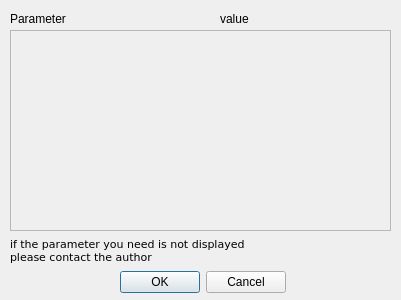
<?xml version="1.0" encoding="UTF-8"?>
<ui version="4.0">
 <class>Form_param</class>
 <widget class="QWidget" name="Form_param">
  <property name="geometry">
   <rect>
    <x>0</x>
    <y>0</y>
    <width>401</width>
    <height>300</height>
   </rect>
  </property>
  <property name="windowTitle">
   <string>Parameters</string>
  </property>
  <widget class="QScrollArea" name="scrollArea">
   <property name="geometry">
    <rect>
     <x>10</x>
     <y>30</y>
     <width>381</width>
     <height>201</height>
    </rect>
   </property>
   <property name="widgetResizable">
    <bool>true</bool>
   </property>
   <widget class="QWidget" name="scrollAreaWidgetContents">
    <property name="geometry">
     <rect>
      <x>0</x>
      <y>0</y>
      <width>379</width>
      <height>199</height>
     </rect>
    </property>
   </widget>
  </widget>
  <widget class="QLabel" name="label">
   <property name="geometry">
    <rect>
     <x>10</x>
     <y>10</y>
     <width>81</width>
     <height>17</height>
    </rect>
   </property>
   <property name="text">
    <string>Parameter</string>
   </property>
  </widget>
  <widget class="QLabel" name="label_2">
   <property name="geometry">
    <rect>
     <x>220</x>
     <y>10</y>
     <width>64</width>
     <height>17</height>
    </rect>
   </property>
   <property name="text">
    <string>value</string>
   </property>
  </widget>
  <widget class="QDialogButtonBox" name="buttonBox">
   <property name="geometry">
    <rect>
     <x>120</x>
     <y>270</y>
     <width>166</width>
     <height>25</height>
    </rect>
   </property>
   <property name="standardButtons">
    <set>QDialogButtonBox::Cancel|QDialogButtonBox::Ok</set>
   </property>
  </widget>
  <widget class="QLabel" name="label_3">
   <property name="geometry">
    <rect>
     <x>10</x>
     <y>230</y>
     <width>381</width>
     <height>41</height>
    </rect>
   </property>
   <property name="font">
    <font>
     <family>DejaVu Sans</family>
     <pointsize>8</pointsize>
    </font>
   </property>
   <property name="text">
    <string>if the parameter you need is not displayed 
please contact the author</string>
   </property>
  </widget>
 </widget>
 <resources/>
 <connections/>
</ui>
